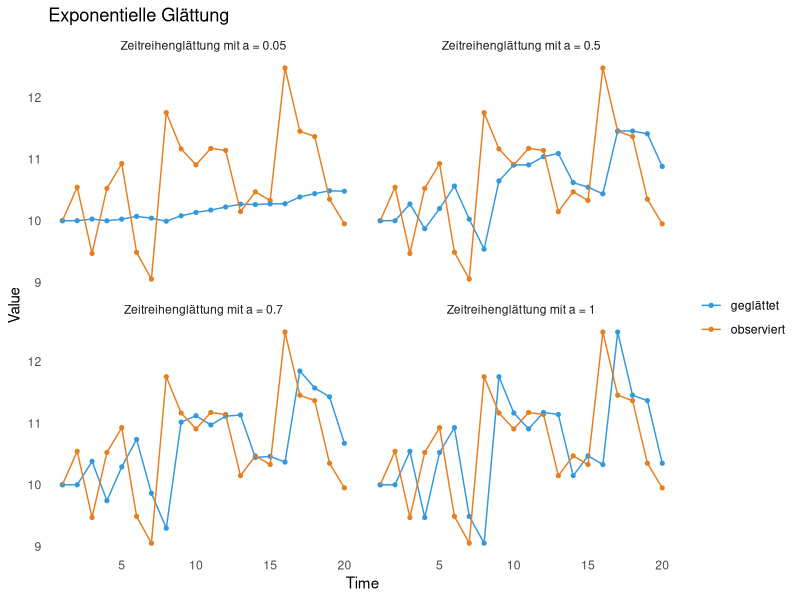

The R script that drew this image:
library(ggplot2)
library(dplyr)
library(tidyr)
library(purrr)

# set.seed(23)

randomTime <- function(n, init,
                       t, s,
                       period,
                       returnDF=TRUE, ...){
  time <- vector(mode="double")
  time[1] <- init
  error <- rnorm(n, ...)
  for (i in 2:n){
    time[i] <- (time[i-1] * (1+t)) + error[i]
  }
  intv <- n%/%period*period
  seasonal <- seq(from = 0,
                  to = intv,
                  by = period)[-1]
  
  time[seasonal] <- time[seasonal] * (1+s)
  if (returnDF){
    df <- data.frame(i = 1:n, t = time)
    return(df)
  }
  time
}

exp_smoothing <- function(t, a = 0.2){
  smoothed <- vector(mode = "double", length = length(t))
  smoothed[1] <- t[1]
  for(i in 2:length(t)){
    error <- t[i-1] - smoothed[i-1]
    smoothed[i] <- smoothed[i-1] + a * error
  }
  smoothed
}


rt <- randomTime(20, 10, -0.02, 0.1, 4)
rt_list <- lapply(1:4, function(x) rt)

alphas <- c(0.05, 0.5, 0.7, 1)

smoothing <- function(x, y){
  x$smoothed <- exp_smoothing(x$t, y)
  x$a <- y
  x
}

purrr::map2(rt_list, alphas, .f=smoothing) %>% 
  bind_rows(.id = "serie") %>% 
  mutate(serie = paste("Zeitreihenglättung mit a =", a)) %>% 
  select(-a, serie, i, observiert=t, geglättet=smoothed) %>% 
  gather(id, value, -i,-serie) %>% 
  ggplot(aes(x=i,y=value, color=id)) +
  geom_point(size=1.1) +
  geom_line() +
  theme_minimal() +
  theme(panel.grid = element_blank()) +
  xlab("Time") +
  ylab("Value") +
  ggtitle("Exponentielle Glättung") +
  scale_color_manual(values = c("#3498db", "#e67e22"), name="") +
  facet_wrap(~serie)

